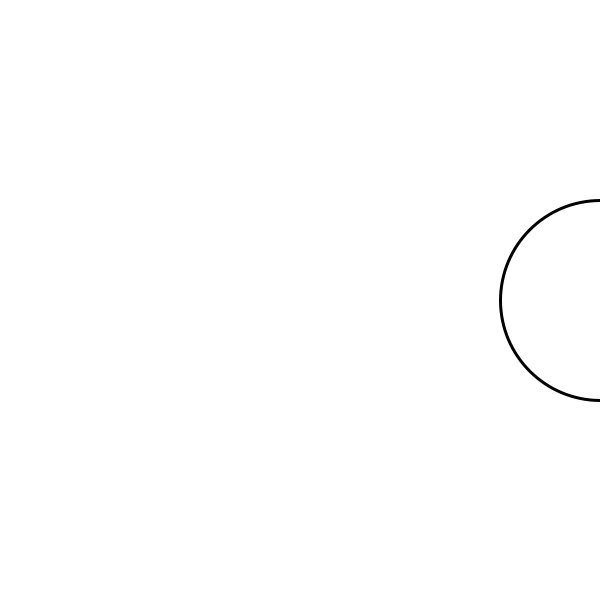
Frame 1 (no input)
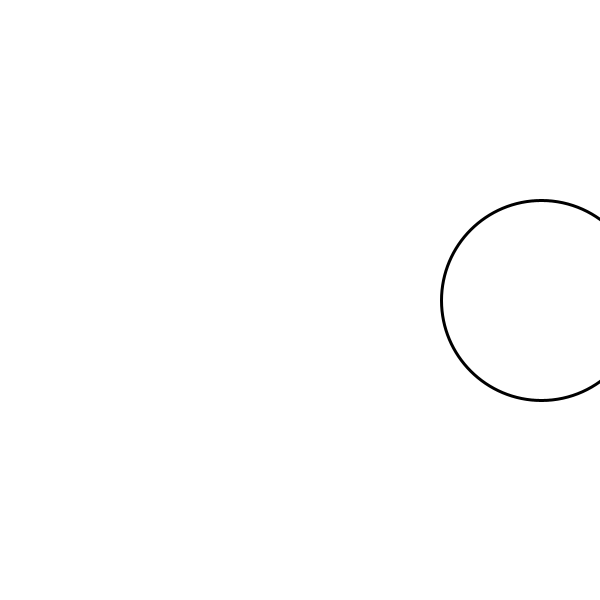
Frame 60 (the mouse pressed at the canvas centre just before this capture)
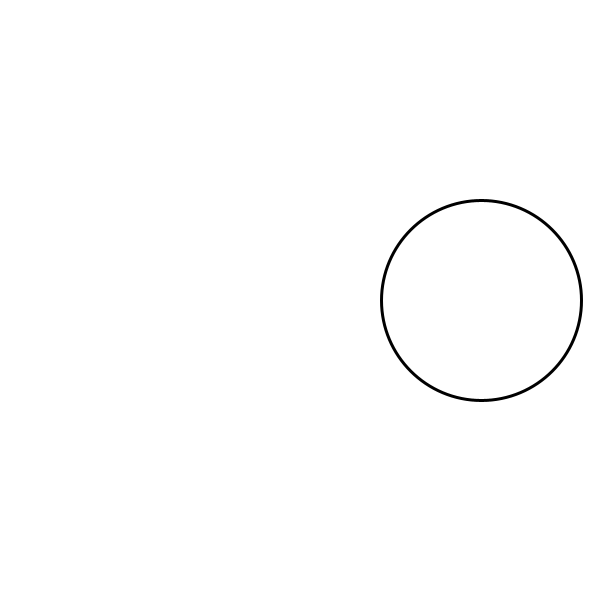
Frame 120 (the mouse held since frame 60 and released just before this capture)

The Processing sketch that drew these frames (run headless with seeded random() and noise(); from frame 60 on, the mouse is pressed at the canvas centre):

// Processing sketch: from_right_to_left
// ── from_right_to_left.pde
// Rozzi Luo (from right to left)
int x;

void setup() {
  size(600, 600);
  x=600;
}

void draw() {
  background(255);
  strokeWeight(3);
  ellipse(x, 300, 200, 200);
  x = x-1;
  if(x < -100) {
    x=700;
  }
}
